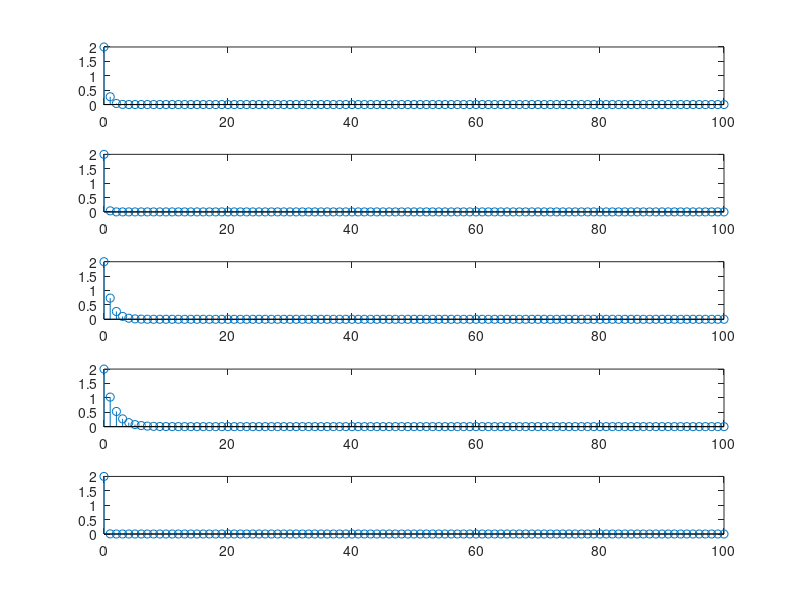

Reproduce this figure in MATLAB.
clc
clear all
t=0:100;
x=2*exp(-2*t)
subplot(5,1,1)
stem(t,x)

a=2;
t1=a*t
x=2*exp(-t1*2)
subplot(5,1,2)
stem(t1/a,x)

a1=1/2;
t2=a1*t
x=2*exp(-t2*2)
subplot(5,1,3)
stem(t2/a1,x)

a2=1/3;
t3=a2*t
x=2*exp(-t3*2)
subplot(5,1,4)
stem(t3/a2,x)

a3=3;
t4=a3*t
x=2*exp(-t4*2)
subplot(5,1,5)
stem(t4/a3,x)
